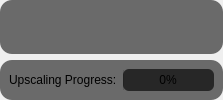
                        <widget class="QWidget" name="widget_18" native="true">
                         <property name="sizePolicy">
                          <sizepolicy hsizetype="Expanding" vsizetype="Preferred">
                           <horstretch>0</horstretch>
                           <verstretch>0</verstretch>
                          </sizepolicy>
                         </property>
                         <layout class="QVBoxLayout" name="verticalLayout_12">
                          <property name="leftMargin">
                           <number>0</number>
                          </property>
                          <property name="topMargin">
                           <number>0</number>
                          </property>
                          <property name="rightMargin">
                           <number>0</number>
                          </property>
                          <property name="bottomMargin">
                           <number>0</number>
                          </property>
                          <item>
                           <widget class="QWidget" name="widget_27" native="true">
                            <layout class="QVBoxLayout" name="verticalLayout_39">
                             <property name="leftMargin">
                              <number>0</number>
                             </property>
                             <property name="topMargin">
                              <number>0</number>
                             </property>
                             <property name="rightMargin">
                              <number>0</number>
                             </property>
                             <property name="bottomMargin">
                              <number>0</number>
                             </property>
                             <item>
                              <widget class="QFrame" name="upscaleAnimationDisplayFrame">
                               <property name="sizePolicy">
                                <sizepolicy hsizetype="Preferred" vsizetype="Expanding">
                                 <horstretch>0</horstretch>
                                 <verstretch>0</verstretch>
                                </sizepolicy>
                               </property>
                               <property name="styleSheet">
                                <string notr="true">border-radius: 12px;

background-color: rgb(106, 106, 106);
</string>
                               </property>
                               <property name="frameShape">
                                <enum>QFrame::StyledPanel</enum>
                               </property>
                               <property name="frameShadow">
                                <enum>QFrame::Raised</enum>
                               </property>
                               <layout class="QHBoxLayout" name="horizontalLayout_14">
                                <item>
                                 <widget class="QWidget" name="widget_28" native="true"/>
                                </item>
                               </layout>
                              </widget>
                             </item>
                            </layout>
                           </widget>
                          </item>
                          <item>
                           <widget class="QWidget" name="widget_12" native="true">
                            <property name="sizePolicy">
                             <sizepolicy hsizetype="Preferred" vsizetype="Preferred">
                              <horstretch>0</horstretch>
                              <verstretch>0</verstretch>
                             </sizepolicy>
                            </property>
                            <property name="maximumSize">
                             <size>
                              <width>16777215</width>
                              <height>200</height>
                             </size>
                            </property>
                            <property name="styleSheet">
                             <string notr="true">border-radius: 12px;

background-color: rgb(106, 106, 106);
</string>
                            </property>
                            <layout class="QHBoxLayout" name="horizontalLayout_15">
                             <item>
                              <widget class="QLabel" name="label_8">
                               <property name="text">
                                <string>Upscaling Progress:</string>
                               </property>
                              </widget>
                             </item>
                             <item>
                              <widget class="QProgressBar" name="upscaleProgressBar">
                               <property name="styleSheet">
                                <string notr="true">background-color: rgb(39, 39, 39);
border-radius: 6px;</string>
                               </property>
                               <property name="value">
                                <number>0</number>
                               </property>
                               <property name="alignment">
                                <set>Qt::AlignCenter</set>
                               </property>
                              </widget>
                             </item>
                            </layout>
                           </widget>
                          </item>
                         </layout>
                        </widget>
